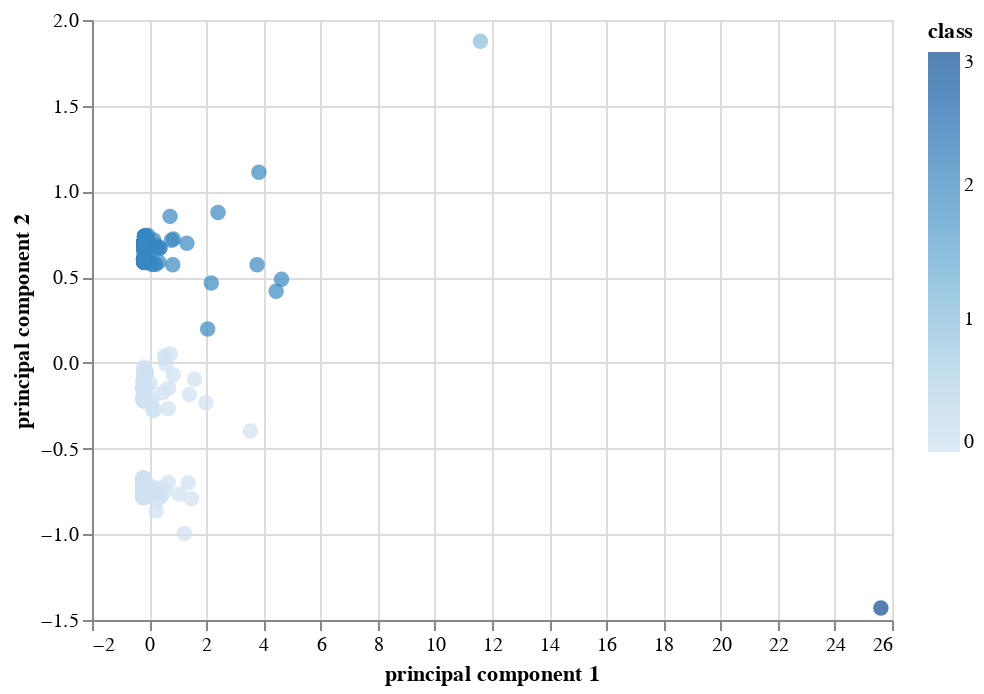

This figure's notebook cell:
### Markdown cell above
### Visualizing Results

#### 3D-Scatter with Clusters

### Code cell
# Create a 3D-Scatter with the PCA data and the clusters
alt.Chart(clustered_df).mark_circle(size=60).encode(
    x='principal component 1',
    y='principal component 2',
    color='class',
    tooltip=["CoinName", "Algorithm", "TotalCoinsMined", "TotalCoinSupply"]
).interactive()

### Figure 1 — Vega-Lite specification as saved in the notebook (floating-point values rounded to 4 significant figures; data arrays with more than 128 entries replaced by an {"elided": "..."} marker saying what was removed)
{"config": {"view": {"continuousWidth": 400, "continuousHeight": 300}}, "data": {"name": "data-2699b0baf6ad8bb63fcf31ef2dda8d82"}, "mark": {"type": "circle", "size": 60}, "encoding": {"color": {"type": "quantitative", "field": "class"}, "tooltip": [{"type": "nominal", "field": "CoinName"}, {"type": "nominal", "field": "Algorithm"}, {"type": "quantitative", "field": "TotalCoinsMined"}, {"type": "nominal", "field": "TotalCoinSupply"}], "x": {"type": "quantitative", "field": "principal component 1"}, "y": {"type": "quantitative", "field": "principal component 2"}}, "selection": {"selector003": {"type": "interval", "bind": "scales", "encodings": ["x", "y"]}}, "$schema": "https://vega.github.io/schema/vega-lite/v4.8.1.json", "datasets": {"data-2699b0baf6ad8bb63fcf31ef2dda8d82": {"elided": "540 records"}}}
